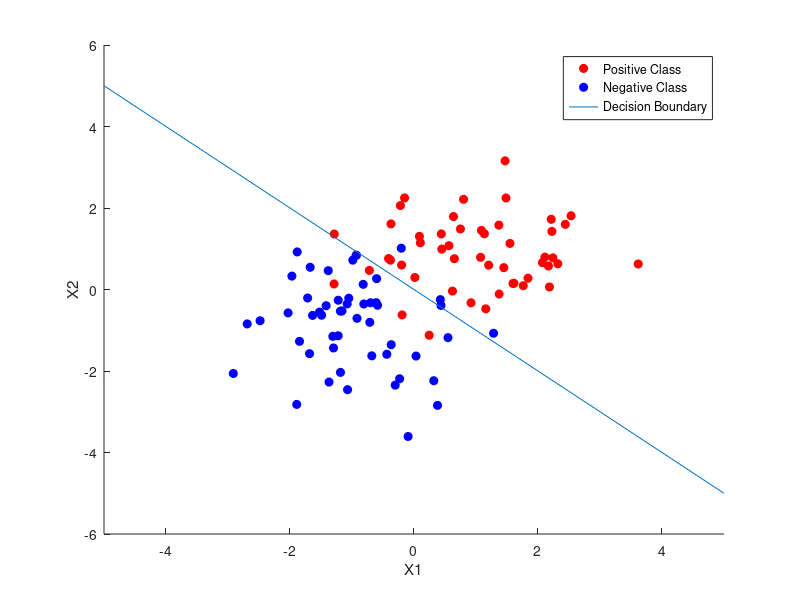

This figure's MATLAB source: (Note: this script raises an error after producing the figure.)
%% Initialisation
clc
clear
addpath(genpath('data'))
addpath(genpath('lssvm'))
addpath(genpath('figures'))
close all
%% 1.1 A simple example : two Gaussians
X1 = randn(50,2) + 1; % Center at (1,1)
X2 = randn(51,2) - 1; % Center at (-1,-1)
Y1 = ones(50,1); % Positive class labels
Y2 = -ones(51,1); % Negative class labels
figure;
hold on;
plot(X1(:,1), X1(:,2), 'ro','MarkerFaceColor','r');
plot(X2(:,1), X2(:,2), 'bo','MarkerFaceColor','b');
fplot(@(x) -x, '-')
xlabel('X1')
ylabel('X2')
legend('Positive Class', 'Negative Class', 'Decision Boundary')
hold off;
export_pdf(gcf, 'twogaussians')
%% 1.3a LS-SVM classifier (polynomial)
% democlass
load('data/iris')
t = 1; % Polynomial coefficient
for d = 1:4 % Degree
    for gamma = 1.0 % Regularization parameter
        parameters = {Xtrain, Ytrain, 'classification', gamma, [t,d], 'poly_kernel'};
        [alpha,b] = trainlssvm(parameters);
        test_classes = simlssvm(parameters, {alpha,b}, Xtest);
        miss_rate = sum(test_classes ~= Ytest) / length(Ytest);
        fprintf('Degree %d, missclassification rate : %.2f\n', d, miss_rate)
        plotlssvm(parameters, {alpha,b});
        waitforbuttonpress
        export_pdf(gcf, sprintf('iris/%d_%d', d, gamma*10))
    end
end
%% 1.3b LS-SVM classifier (RBF)
load('data/iris')
samples = 10.^(-3:0.05:3)
N = length(samples); % Number of values to test
% Prepare figure
figure
hold on
% Experiment with sigma
miss_rates_s = ones(1,N); % Misclassification rates
for gamma = 1.0 % Regularization parameter (fixed)
    for i = 1:N
        parameters = {Xtrain, Ytrain, 'classification', gamma, samples(i), 'RBF_kernel'};
        [alpha,b] = trainlssvm(parameters);
        test_classes = simlssvm(parameters, {alpha,b}, Xtest);
        miss_rates_s(i) = sum(test_classes ~= Ytest) / length(Ytest);
    end
    p = plot(samples, miss_rates_s, 'Linewidth', 3);
    set(p, 'Color', [0 0.4470 0.7410]);
end
% Experiment with gamma
miss_rates_g = ones(1,N); % Misclassification rates
for sigma = 1.0 % Bandwith (fixed)
    for i = 1:N
        parameters = {Xtrain, Ytrain, 'classification', samples(i), sigma, 'RBF_kernel'};
        [alpha,b] = trainlssvm(parameters);
        test_classes = simlssvm(parameters, {alpha,b}, Xtest);
        miss_rates_g(i) = sum(test_classes ~= Ytest) / length(Ytest);
    end
    p = plot(samples, miss_rates_g, 'Linewidth', 3);
    set(p, 'Color', [0.9290 0.6940 0.1250]);
end
% Visualize
xlabel('\sigma^2 / \gamma')
ylabel('error')
legend('\gamma=1.0, variable \sigma^2', '\sigma^2=1.0, variable \gamma')
set(gca,'xscale','log')
hold off
export_pdf(gcf, 'iris/tuning')
%% 1.3c LS-SVM classifier (compare to sample script)
load('data/iris')
iris_sample_script
close all
clc
%% 1.3d LS-SVM classifier (tuning parameters using validation)
load('data/iris')
values = exp(linspace(0,log(1E6),21)) * 1E-3;
values_interpolated = exp(linspace(0,log(1E6),200)) * 1E-3; %10.^(-3:0.5:3);
N = length(values);
results = ones(N,N);
strategies = {
    @(p) rsplitvalidate(p, 0.80, 'misclass')
    @(p) crossvalidate(p, 10, 'misclass') 
    @(p) leaveoneout(p, 'misclass')
};
figure
xlabel('gamma')
ylabel('sigma')
for strategy = 1:length(strategies)
    for i = 1:N
        for j = 1:N
            parameters = {Xtrain, Ytrain, 'c', values(j), values(N-i+1), 'RBF_kernel'}; % Note values(N-i+1)
            results(i,j) = strategies{1}(parameters);
        end
    end
    % colormap(flipud(hot))
    colormap(flipud(parula))
    % map = interp2(results, 7, 'nearest');
    [X,Y] = meshgrid(values, values);
    [Xq,Yq] = meshgrid(values_interpolated, values_interpolated);
    Vq = interp2(X, Y, results, Xq, Yq);
    % contourf(Xq,Yq,Vq); % Interpolated version
    contourf(values, values, results);
    set(gca, 'XScale', 'log','YScale', 'log');
    xlabel('\sigma^2')
    ylabel('\gamma')
    colorbar
    fprintf('Press any key ...')
    export_pdf(gcf, sprintf('iris/validation_%d', strategy))
    waitforbuttonpress
end
%% 1.3e LS-SVM classifier (automated parameter tuning)
load('data/iris')
display_runtime = 1;
% Simplex (Nelder-Mead)
parameters = {Xtrain, Ytrain, 'c', [], [], 'RBF_kernel'};
if display_runtime tic; end %#ok
N = 10; % Number of runs
gsimp = ones(1,N);
ssimp = ones(1,N);
csimp = ones(1,N);
for i = 1:N
    [gsimp(i),ssimp(i),csimp(i)] = tunelssvm(parameters, 'simplex', 'crossvalidatelssvm', {10, 'misclass'});
end
fprintf('Average (gamma,sigma2,cost) = (%f,%f,%f)\n', mean(gsimp), mean(ssimp), mean(csimp))
fprintf('Std (gamma,sigma2,cost) = (%f,%f,%f)\n', std(gsimp), std(ssimp), std(csimp))
if display_runtime toc; end %#ok
% Grid Search
if display_runtime tic; end %#ok
ggrid = ones(1,N);
sgrid = ones(1,N);
cgrid = ones(1,N);
for i = 1:N
    [ggrid(i),sgrid(i),cgrid(i)] = tunelssvm(parameters, 'gridsearch', 'crossvalidatelssvm', {10, 'misclass'});
end
fprintf('Average (gamma,sigma2,cost) = (%f,%f,%f)\n', mean(ggrid), mean(sgrid), mean(cgrid))
fprintf('Std (gamma,sigma2,cost) = (%f,%f,%f)\n', std(ggrid), std(sgrid), std(cgrid))
if display_runtime toc; end %#ok
%% 1.3f Histograms for automated tuning
histogram(ggrid, 10)
export_pdf(gcf, 'iris/histogram_gamma')
waitforbuttonpress
histogram(sgrid, 10)
export_pdf(gcf, 'iris/histogram_sigma2')
waitforbuttonpress
histogram(cgrid, 10)
export_pdf(gcf, 'iris/histogram_cost')
%% 1.3g LS-SVM classifier (using ROC curves)
load('data/iris')
gamma = 0.037622;
sigma = 0.559597;
parameters = {Xtrain, Ytrain, 'c', gamma, sigma, 'RBF_kernel'};
[alpha, b] = trainlssvm(parameters);
[~, Ylatent] = simlssvm(parameters, {alpha, b}, Xtest);
roc(Ylatent, Ytest);
export_pdf(gcf, 'iris/roc')
%% 1.3h LS-SVM classifier (Bayesian framework)
load('data/iris')
% for i = 1:length(gsimp) % Requires 1.3e
%     parameters = {Xtrain, Ytrain, 'c', gsimp(i), ssimp(i)};
%     bay_modoutClass(parameters, 'figure');
%     colorbar
%     export_pdf(gcf, sprintf('iris/bayesian/bayesian_%d', i))
%     waitforbuttonpress
% end
gamma = 0.037622;
sigma = 0.559597;
parameters = {Xtrain, Ytrain, 'c', gamma, sigma, 'RBF_kernel'};
bay_modoutClass(parameters, 'figure');
colorbar
export_pdf(gcf, 'iris/bayesian/bayesian_probabilities')
%% 1.3i LS-SVM classifier (misc)
% This visualises the classifiers for the gamma/sigma2 values found through
% automated tuning.
load('data/iris')
for i = 1:length(gsimp) % Requires 1.3e
    parameters = {Xtrain, Ytrain, 'classification', gsimp(i), ssimp(i), 'RBF_kernel'};
    [alpha,b] = trainlssvm(parameters);
    test_classes = simlssvm(parameters, {alpha,b}, Xtest);
    miss_rate = sum(test_classes ~= Ytest) / length(Ytest);
    fprintf('Missclassification rate : %.2f\n', miss_rate)
    plotlssvm(parameters, {alpha,b});
    waitforbuttonpress
end
%% Functions
function export_pdf(h, output_name)
%EXPORT_PDF Exports the given figure to a pdf file.
    set(h, 'PaperUnits','centimeters');
    set(h, 'Units','centimeters');
    pos=get(h,'Position');
    set(h, 'PaperSize', [pos(3) pos(4)]);
    set(h, 'PaperPositionMode', 'manual');
    set(h, 'PaperPosition',[0 0 pos(3) pos(4)]);
    print('-dpdf', strcat('figures/', output_name));
end